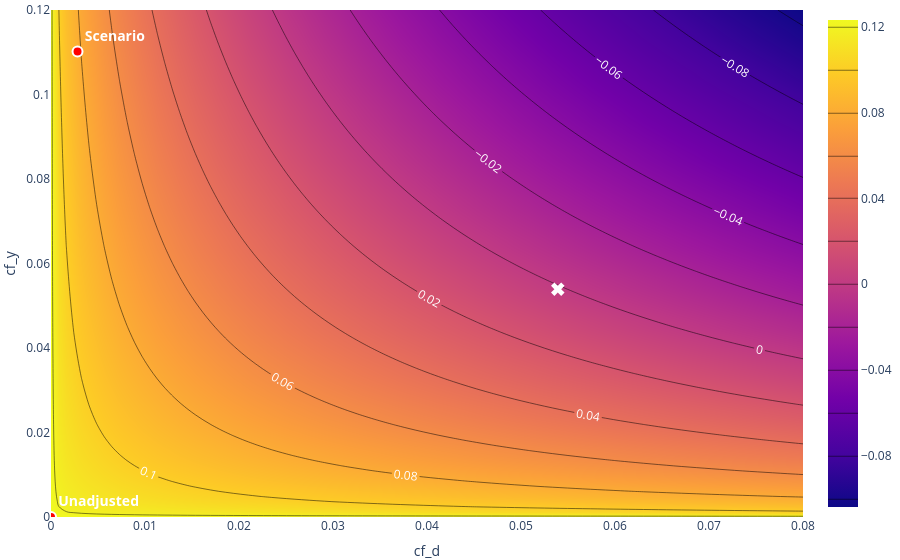

The code cell stored with this chart in its notebook:
### Markdown cell above
We can conclude that the ATT would not be robust to the benchmarking scenario based on $X_1$: A confounder that would be comparable in terms of the explanatory power for the outcome and the treatment variable to the observed confounder $X_1$ would be sufficient to switch the sign of the ATT estimate. This is different for the less pessimistic scenario based on $X_2$. Here, the ATT is robust to the benchmarking scenario. This is in line with the overall intuition in the business case under consideration.

### Code cell
# Sensitivity analysis with benchmark scenario for X2 (which is supposed to be "not unlike the omitted confounder")
contour_plot = dml_obj.sensitivity_plot(include_scenario=True, grid_bounds = (0.08, 0.12))

# Add robustness value to the plot: Intersection of diagonal with contour line at zero
rv = dml_obj.sensitivity_params['rv']

# Add the point with an "x" shape at coordinates (rv, rv)
contour_plot.add_trace(go.Scatter(
    x=rv,
    y=rv,
    mode='markers+text',
    marker=dict(
        size=12,
        symbol='x',
        color='white'
    ),
    name="RV",
    showlegend = False
))

# Set smaller margin for better visibility (for paper version of the plot)
contour_plot.update_layout(
    margin=dict(l=1, r=1, t=5, b=5) 
)

contour_plot.show()

### Figure 1 — Plotly figure (JSON) as saved in the notebook; plotly's stock layout.template omitted (floating-point values rounded to 4 significant figures; data arrays with more than 128 entries replaced by an {"elided": "..."} marker saying what was removed)
{"data": [{"contours": {"coloring": "heatmap", "labelfont": {"color": "white", "size": 12}, "showlabels": true}, "hovertemplate": "cf_d: %{x:.3f}<br>cf_y : %{y:.3f}</b><br>Bound: %{z:.3f}</b>", "name": "Contour", "type": "contour", "x": [0.0, 0.0008081, 0.001616, 0.002424, 0.003232, 0.00404, 0.004848, 0.005657, 0.006465, 0.007273, 0.008081, 0.008889, 0.009697, 0.01051, 0.01131, 0.01212, 0.01293, 0.01374, 0.01455, 0.01535, 0.01616, 0.01697, 0.01778, 0.01859, 0.01939, 0.0202, 0.02101, 0.02182, 0.02263, 0.02343, 0.02424, 0.02505, 0.02586, 0.02667, 0.02747, 0.02828, 0.02909, 0.0299, 0.03071, 0.03152, 0.03232, 0.03313, 0.03394, 0.03475, 0.03556, 0.03636, 0.03717, 0.03798, 0.03879, 0.0396, 0.0404, 0.04121, 0.04202, 0.04283, 0.04364, 0.04444, 0.04525, 0.04606, 0.04687, 0.04768, 0.04848, 0.04929, 0.0501, 0.05091, 0.05172, 0.05253, 0.05333, 0.05414, 0.05495, 0.05576, 0.05657, 0.05737, 0.05818, 0.05899, 0.0598, 0.06061, 0.06141, 0.06222, 0.06303, 0.06384, 0.06465, 0.06545, 0.06626, 0.06707, 0.06788, 0.06869, 0.06949, 0.0703, 0.07111, 0.07192, 0.07273, 0.07354, 0.07434, 0.07515, 0.07596, 0.07677, 0.07758, 0.07838, 0.07919, 0.08], "y": [0.0, 0.001212, 0.002424, 0.003636, 0.004848, 0.006061, 0.007273, 0.008485, 0.009697, 0.01091, 0.01212, 0.01333, 0.01455, 0.01576, 0.01697, 0.01818, 0.01939, 0.02061, 0.02182, 0.02303, 0.02424, 0.02545, 0.02667, 0.02788, 0.02909, 0.0303, 0.03152, 0.03273, 0.03394, 0.03515, 0.03636, 0.03758, 0.03879, 0.04, 0.04121, 0.04242, 0.04364, 0.04485, 0.04606, 0.04727, 0.04848, 0.0497, 0.05091, 0.05212, 0.05333, 0.05455, 0.05576, 0.05697, 0.05818, 0.05939, 0.06061, 0.06182, 0.06303, 0.06424, 0.06545, 0.06667, 0.06788, 0.06909, 0.0703, 0.07152, 0.07273, 0.07394, 0.07515, 0.07636, 0.07758, 0.07879, 0.08, 0.08121, 0.08242, 0.08364, 0.08485, 0.08606, 0.08727, 0.08848, 0.0897, 0.09091, 0.09212, 0.09333, 0.09455, 0.09576, 0.09697, 0.09818, 0.09939, 0.1006, 0.1018, 0.103, 0.1042, 0.1055, 0.1067, 0.1079, 0.1091, 0.1103, 0.1115, 0.1127, 0.1139, 0.1152, 0.1164, 0.1176, 0.1188, 0.12], "z": {"elided": "100x100 float values"}}, {"hovertemplate": "cf_d: %{x:.3f}<br>cf_y : %{y:.3f}</b><br>Bound: 0.084</b>", "marker": {"color": "red", "line": {"color": "white", "width": 2}, "size": 10}, "mode": "markers+text", "name": "Scenario", "showlegend": false, "text": ["<b>Scenario</b>"], "textfont": {"color": "white", "size": 14}, "textposition": "top right", "type": "scatter", "x": [0.002821], "y": [0.1102]}, {"hovertemplate": "cf_d: %{x:.3f}<br>cf_y : %{y:.3f}</b><br>Bound: 0.123</b>", "marker": {"color": "red", "line": {"color": "white", "width": 2}, "size": 10}, "mode": "markers+text", "name": "Unadjusted", "showlegend": false, "text": ["<b>Unadjusted</b>"], "textfont": {"color": "white", "size": 14}, "textposition": "top right", "type": "scatter", "x": [0], "y": [0]}, {"marker": {"color": "white", "size": 12, "symbol": "x"}, "mode": "markers+text", "name": "RV", "showlegend": false, "type": "scatter", "x": [0.05391], "y": [0.05391]}], "layout": {"margin": {"b": 5, "l": 1, "r": 1, "t": 5}, "title": {}, "xaxis": {"range": [0, 0.08], "title": {"text": "cf_d"}}, "yaxis": {"range": [0, 0.12], "title": {"text": "cf_y "}}}}
